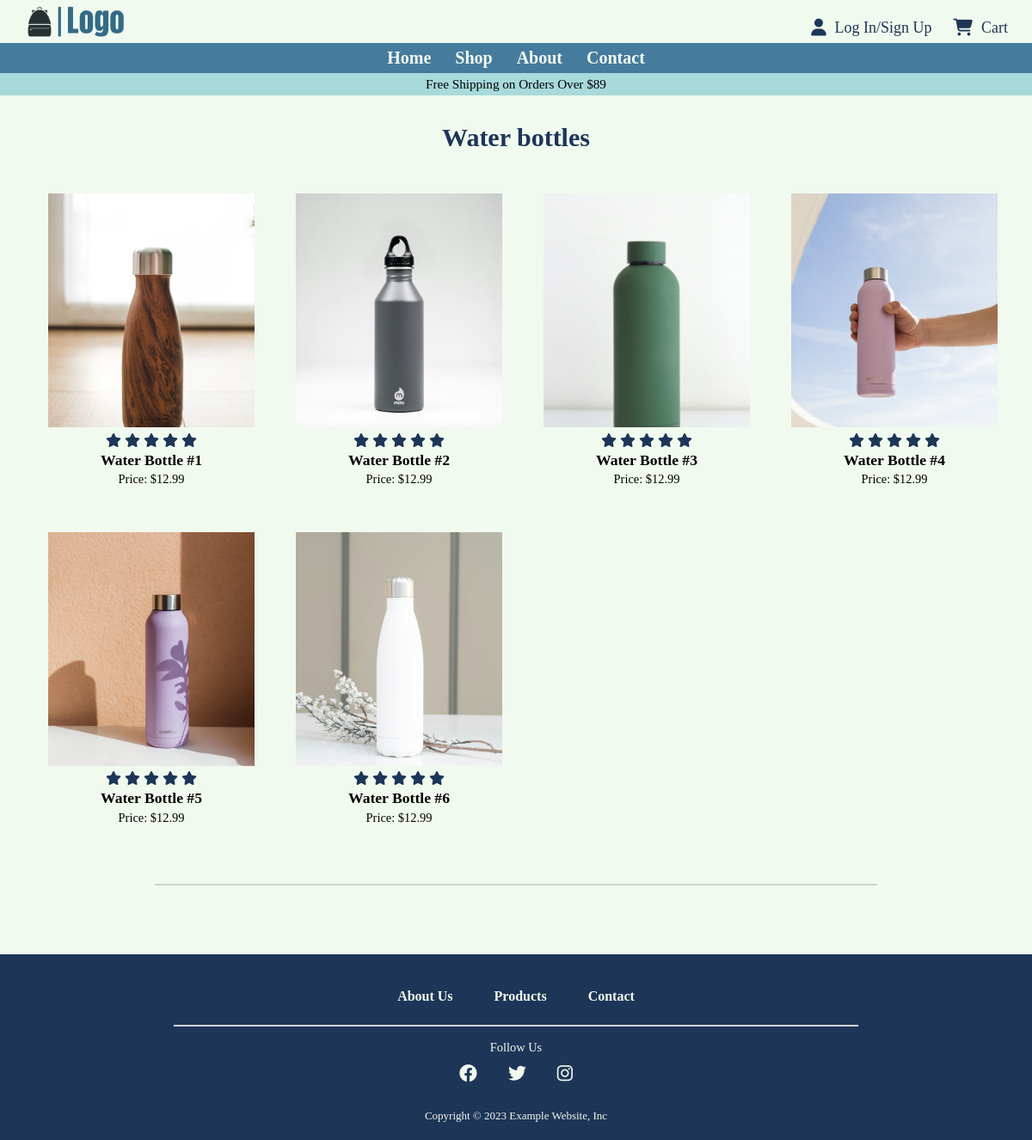
Before: /products_list/water bottles with the older database file.
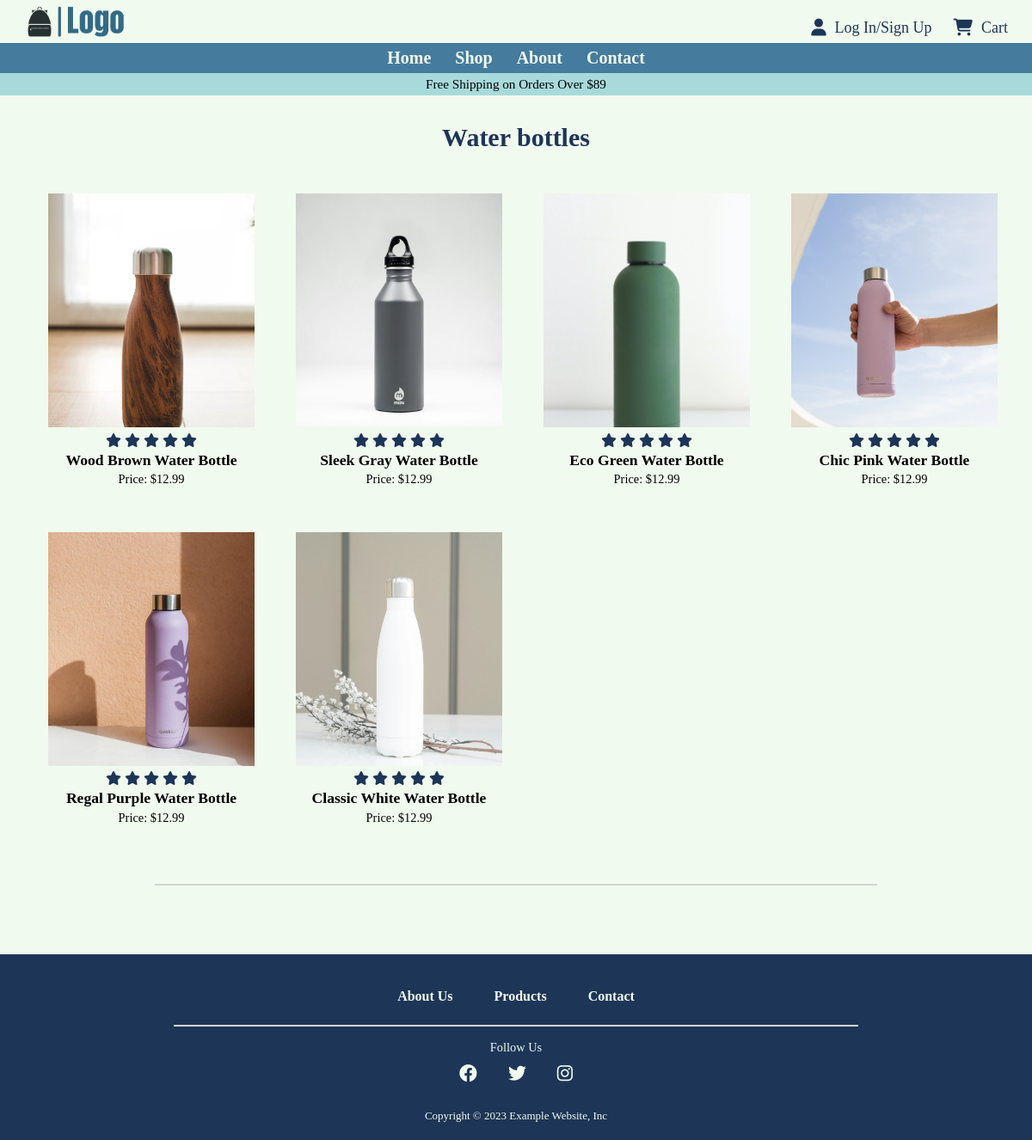
After: the same page with the newer database file.
### tables this page shows
CREATE TABLE products (
    id INTEGER PRIMARY KEY AUTOINCREMENT,
    name TEXT NOT NULL,
    category TEXT NOT NULL,
    description TEXT,
    price REAL NOT NULL,
    image_path TEXT
);

### flaskr/shop.py (the view)
@bp.route('/products_list/<category>')
@bp.route('/products_list/')
def list(category=None):
    with get_db() as db:
        if category:
            query = 'SELECT * FROM products WHERE category = ?'
            products = db.execute(query, (category,)).fetchall()
        else:
            query = 'SELECT * FROM products'
            products = db.execute(query).fetchall()
    return render_template('shop/products_list.html', products=products, category=category)

### flaskr/auth.py (called while the page is built)
@bp.before_app_request
def load_logged_in_user():
    user_id = session.get('user_id')
    if user_id is None:
        g.user = None
    else:
        g.user = get_db().execute(
            'SELECT * FROM user WHERE id = ?', (user_id,)
        ).fetchone()

### flaskr/db.py (called while the page is built)
def get_db():
    if 'db' not in g:
        g.db = sqlite3.connect(
            current_app.config['DATABASE'],
            detect_types=sqlite3.PARSE_DECLTYPES
        )
        g.db.row_factory = sqlite3.Row
    return g.db

### flaskr/templates/shop/products_list.html
{% extends "base.html" %}
{% block content %}
<section class="product-section">
    {% if category %}
    <h1>{{ category.capitalize() }}</h1>
    {% endif %}
    <ul class="product-container">
        {% for product in products %}
            <a href="{{ url_for('shop.product_detail', product_id=product['id']) }}">
                <li class="product">
                    <img src="{{ product['image_path'] }}">
                    <div class="product-rating">
                        <i class="fa-solid fa-star" style="color: #1d3557;"></i>
                        <i class="fa-solid fa-star" style="color: #1d3557;"></i>
                        <i class="fa-solid fa-star" style="color: #1d3557;"></i>
                        <i class="fa-solid fa-star" style="color: #1d3557;"></i>
                        <i class="fa-solid fa-star" style="color: #1d3557;"></i>
                    </div>
                    <p class="product-name">{{ product['name'] }}</p>
                    <p class="product-price">Price: ${{ product['price'] }}</p>
                </li>
            </a>
        {% endfor %}
    </ul>
</section>
<hr>
{% endblock %}

### flaskr/templates/base.html (shortened to what this page needs)
<!DOCTYPE html>
<html>
    <head>
        <link rel="stylesheet" href="..\static\styles\main.css"/>
        <link rel="stylesheet" href="https://cdnjs.cloudflare.com/ajax/libs/font-awesome/6.3.0/css/all.min.css">
    </head>
    <body>
        <div class="sticky">
            <div class="nav-bar">
                <div class="user-panel">
                    <a href="{{ url_for('index') }}">
                        <img src="../static/styles/images/logo.png" id="logo-image">
                    </a>
                    <ul class="user-container">
                        <i class="fa-solid fa-user user-icon"></i>
                    {% if g.user %}
                        <li class="user">{{ g.user['username'] }}</li>
                        <li class="user"><a href="{{ url_for('auth.logout') }}">Log Out</a></li>
                    {% else %}
                        <li class="user"><a href="{{ url_for('auth.login') }}">Log In/Sign Up</a></li>
                    {% endif %}
                    <a href="{{ url_for('auth.shopping_cart') }}">
                        <i class="fa-solid fa-cart-shopping user-icon"></i>
                    </a>
                    <li class="user"><a href="{{ url_for('auth.shopping_cart') }}">Cart</a></li>
                    </ul>
                </div>
                <nav>
                    <ul class="nav-container">
                        <li class="nav-item"><a href="{{ url_for('index') }}">Home</a></li>
                        <li class="nav-item"><a href="{{ url_for('shop.list', category=category) }}">Shop</a></li>
                        <li class="nav-item"><a href="{{ url_for('index') }}#About">About</a></li>
                        <li class="nav-item"><a href="{{ url_for('index') }}#Contact">Contact</a></li>
                    </ul>
                </nav>
            </div>
        </div>
            <div class="ad-container">
                <p class="ad">Free Shipping on Orders Over $89</p>
            </div>
        <main>
            {% block content %}{% endblock %}
        </main>
        <footer>
            <div class="footer-links-container">
                <h4><a href="{{ url_for('index') }}#About">About Us</a></h4>
                <h4><a href="{{ url_for('shop.list', category=category) }}">Products</a></h4>
                <h4><a href="{{ url_for('index') }}#Contact">Contact</a></h4>
            </div>
            <hr class="footer-hr-line">
            <p>Follow Us</p>
            <div class="social-media-icons-container">
                <i class="fa-brands fa-facebook" style="color: #f1faee;"></i>
                <i class="fa-brands fa-twitter" style="color: #f1faee;"></i>
                <i class="fa-brands fa-instagram" style="color: #f1faee;"></i>
            </div>
            <p class="copyright">Copyright © 2023 Example Website, Inc</p>
        </footer>
    </body>
</html>

### flaskr/static/styles/main.css (style rules this page uses)
* { background-color: rgb(241, 250, 238); margin: 0px; padding: 0px; box-sizing: border-box; }
*::after, *::before { box-sizing: border-box; }
html { margin: 0px; padding: 0px; width: 100%; scroll-behavior: smooth; overflow-x: clip; }
body { width: 100%; overflow-x: clip; }
section { scroll-margin-top: calc(2.2rem + 50px); }
.user-panel { display: flex; justify-content: space-between; background-color: rgb(241, 250, 238); width: 100%; height: 50px; position: sticky; }
#logo-image { background-color: rgb(241, 250, 238); height: 50px; width: 175px; object-fit: contain; cursor: pointer; }
.user-container { display: flex; font-size: clamp(1.125rem, 1.0815rem + 0.2174vw, 1.25rem); background-color: transparent; justify-content: space-around; padding-top: 17px; margin-right: 0.5rem; }
.user-icon, .user { padding: 5px; background-color: inherit; color: rgb(29, 53, 87); cursor: pointer; }
.user { margin-right: 15px; font-size: 18px; list-style: none; }
.nav-bar { position: sticky; top: -1px; z-index: 50; }
.nav-container { background-color: rgb(69, 123, 157); display: inline-grid; grid-template-columns: repeat(4,fit-content(300px)); grid-template-rows: 100%; width: 100%; height: 2.2rem; align-content: center; justify-content: center; }
.nav-item { display: flex; justify-content: center; align-items: center; background-color: inherit; color: rgb(241, 250, 238); list-style: none; font-size: 20px; padding: 0px 14px; font-weight: bold; }
.sticky { position: sticky; top: 0; z-index: 50; }
a:link { color: inherit; }
a { text-decoration: none; background-color: inherit; }
.ad { background-color: rgb(168, 218, 220); font-size: clamp(0.8856rem, 0.8632rem + 0.112vw, 0.95rem); padding: 4px; text-align: center; }
.product-section > h1 { font-size: clamp(25px, 2.5vw, 50px); text-align: center; margin: 2rem 0 1rem; color: rgb(29, 53, 87); }
.product-container { display: grid; grid-template-columns: repeat(auto-fill, calc(15em + 1rem)); row-gap: 1rem; column-gap: 2rem; padding: 1rem; justify-content: center; }
.product { margin: 1rem; width: fit-content; height: fit-content; display: flex; flex-direction: column; justify-content: flex-start; align-items: center; cursor: pointer; }
.product > img { width: 15em; height: 17em; margin: 0 0 0.4rem; object-fit: cover; object-position: center; }
.product-name { font-weight: bold; font-size: 1.1rem; margin: 0.2rem 0; }
.product-price { font-weight: 200; font-size: 0.9rem; margin-bottom: 0.3rem; }
hr { margin: 2rem auto 5rem; background-color:lightgray; color:lightgray; height: 0.1rem; width: 70%; text-align: center; border-style: solid; }
footer { background-color: rgb(29, 53, 87); padding: 2rem 2rem 1rem; text-align: center; }
.footer-links-container { background-color: inherit; display: flex; flex-wrap: wrap; justify-content: center; margin: auto; }
.footer-links-container > h4 { background-color: inherit; color: rgb(241, 250, 238); padding: 0.5rem 1rem; margin: 0 0.5rem; }
.footer-hr-line { margin: 1rem auto; background-color:lightgray; color:rgba(211, 211, 211, 0.253); height: 1px; width: 70%; text-align: center; border-style: solid; }
footer > p { background-color: inherit; color: rgb(241, 250, 238); padding-bottom: 0.3rem; font-size: 0.9rem; }
.social-media-icons-container { background-color: inherit }
.social-media-icons-container > i { background-color: inherit; padding: 0.4rem 1rem; font-size: 1.3rem; cursor: pointer; }
.copyright { font-size: small; margin-top: 1.5rem; }

Changed rows visible on the page:
changed products: name "Water Bottle #1" → "Wood Brown Water Bottle"
changed products: name "Water Bottle #2" → "Sleek Gray Water Bottle"
changed products: name "Water Bottle #3" → "Eco Green Water Bottle"
changed products: name "Water Bottle #4" → "Chic Pink Water Bottle"
changed products: name "Water Bottle #5" → "Regal Purple Water Bottle"
changed products: name "Water Bottle #6" → "Classic White Water Bottle"
